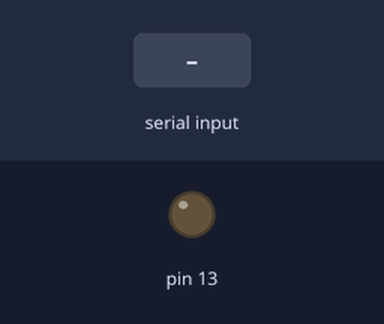
Simulated run of this sketch. Board: Arduino Uno, built with avr-gcc and run on an emulated ATmega328P. Shown: output pins drawn as LEDs (lit = HIGH). Inputs (shaded band) come from the test bench.

Above: at 1.2 s.
1.3 s: "1" received over Serial
At 1.8 s:
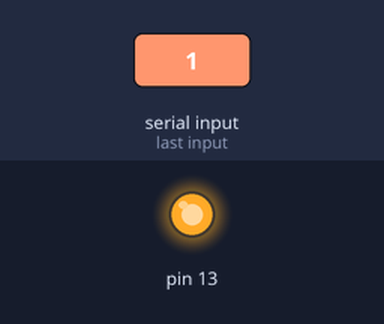
2.8 s: "0" received over Serial
At 4.1 s:
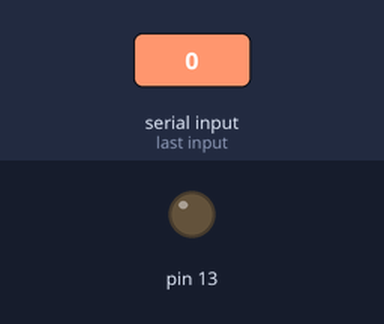
Timing chart, 0 to 5.8 s (numbered marks = the images above; inputs shaded):
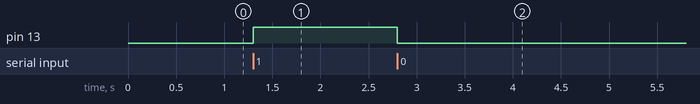

The sketch:

blueToothProof.ino
```cpp
enum btState {
  softKill,
  hardKill,
  search,
  searchEngage
};

volatile btState permission;
btState lastPermission;

void setup() {
 Serial.begin(9600); // Default connection rate for our BT module
 permission = softKill;
 lastPermission = softKill;
 pinMode(13, OUTPUT);
}

void loop() {
  if(permission == searchEngage && permission != lastPermission) {
    digitalWrite(13, HIGH);
  }
  else if(permission == softKill && permission != lastPermission) {
    digitalWrite(13, LOW);
  }
  else if(permission == hardKill && permission != lastPermission) {
    //Stop all immediately -- turn all states to off, polling style system since stop is important
  }
  else {
    //We are in search state
  }
  lastPermission = permission;
}

void serialEvent() {
  noInterrupts();
  char state = Serial.read();
  if(state == '2')
    permission = search;
  else if(state == '1')
    permission = searchEngage;
  else if(state == '3')
    permission = hardKill;
  else
    permission = softKill;
  interrupts();
}
```

Measured:
- after the input at 1.3 s, pin 13: LOW → HIGH at once
- after the input at 2.8 s, pin 13: HIGH → LOW at once
